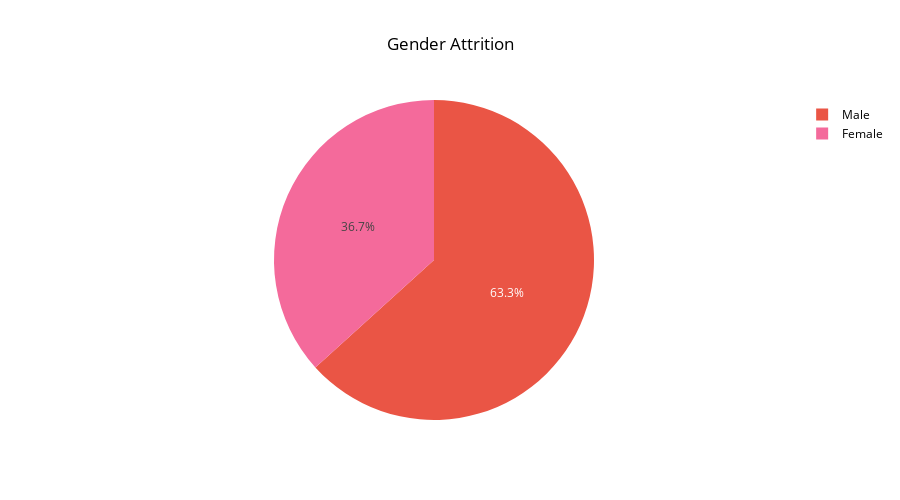

Notebook code for this chart:
### Code cell
# Gender Attrition
gender_attrition = df[df['Attrition'] == 'Yes']['Gender'].value_counts(normalize=True)

# Get labels and values for the pie chart
labels = gender_attrition.index.tolist()
values = gender_attrition.tolist()

# Pie chart attributes
colors = ["#ea5545", "#f46a9b"]
fig = go.Figure(data=go.Pie(values=values, labels=labels, marker_colors=colors))

# Update the layout
fig.update_layout(title_text='Gender Attrition', title_x=0.5, plot_bgcolor='#ffffff',
                  font_color='#000000', height=500)

fig.show()

### Figure 1 — Plotly figure (JSON) as saved in the notebook; plotly's stock layout.template omitted (floating-point values rounded to 4 significant figures)
{"data": [{"labels": ["Male", "Female"], "marker": {"colors": ["#ea5545", "#f46a9b"]}, "type": "pie", "values": [0.6329, 0.3671]}], "layout": {"font": {"color": "#000000"}, "height": 500, "plot_bgcolor": "#ffffff", "title": {"text": "Gender Attrition", "x": 0.5}}}
